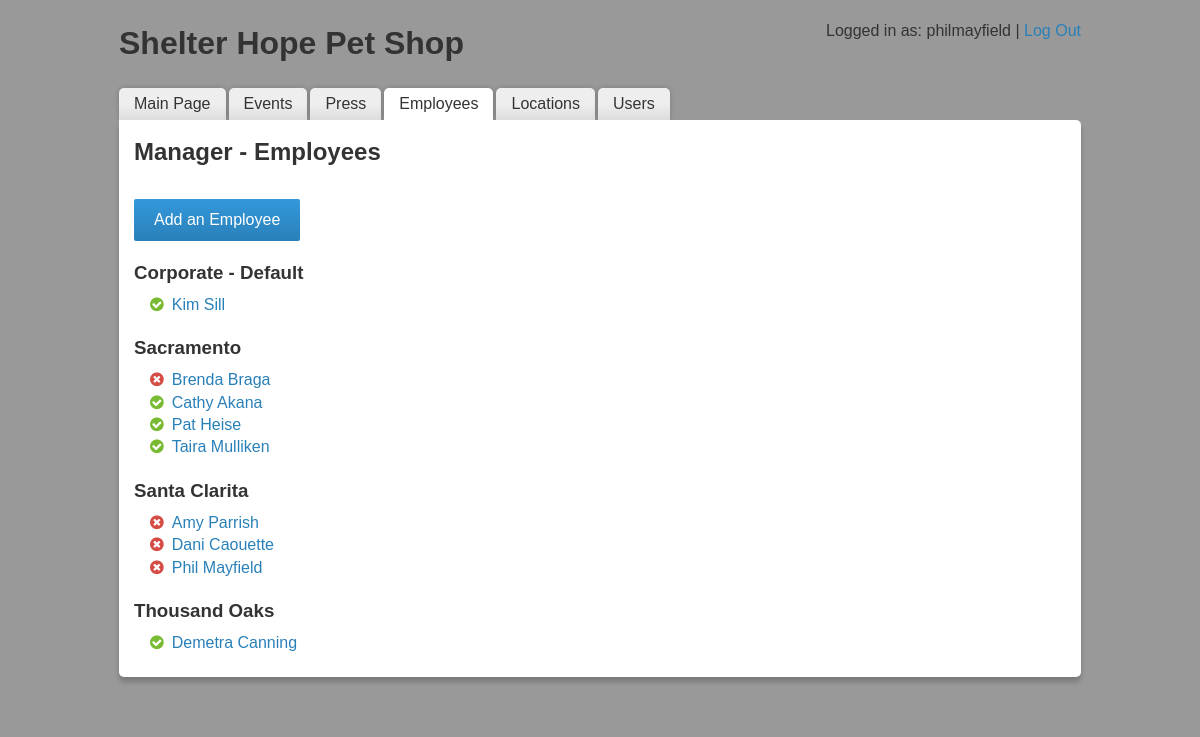
/manager/employees.php (signed in), run on the app's committed database.
### tables this page shows
CREATE TABLE IF NOT EXISTS `locations` (
  `id` int(3) NOT NULL,
  `name` varchar(100) NOT NULL,
  `address` varchar(200) NOT NULL,
  `city` varchar(100) NOT NULL,
  `state` varchar(2) NOT NULL,
  `zip` varchar(10) NOT NULL,
  `tel` varchar(20) NOT NULL,
  `fax` varchar(20) NOT NULL,
  `email` varchar(100) NOT NULL,
  `hours_Mon` varchar(20) NOT NULL,
  `hours_Tue` varchar(20) NOT NULL,
  `hours_Wed` varchar(20) NOT NULL,
  `hours_Thu` varchar(20) NOT NULL,
  `hours_Fri` varchar(20) NOT NULL,
  `hours_Sat` varchar(20) NOT NULL,
  `hours_Sun` varchar(20) NOT NULL,
  `web_name` varchar(100) NOT NULL,
  `published` int(1) NOT NULL
);

CREATE TABLE IF NOT EXISTS `employees` (
  `id` int(11) NOT NULL,
  `name` varchar(100) NOT NULL,
  `location` varchar(100) NOT NULL,
  `position` varchar(100) NOT NULL,
  `bio` varchar(2000) NOT NULL,
  `img` varchar(100) NOT NULL,
  `email` varchar(100) NOT NULL,
  `sort` int(2) NOT NULL,
  `published` int(1) NOT NULL
);

### manager/login_test.php (called while the page is built, shortened)
<?php
if($_SESSION['logged_in'] != '1' && $_SESSION['user'] == ''){
	header("location: index.php?m=li");
} else {
	$user = $_SESSION['user'];
	$userstmt = $conn->prepare('SELECT * FROM users WHERE login = :login LIMIT 1');
	$userstmt->execute(array('login' => $user));
	$userdata = $userstmt->fetch(PDO::FETCH_OBJ);
	$user_is_employee = $userdata->is_employee;
	$user_access = $userdata->access;
	if($user_access == 0){
		$locstmt = $conn->prepare('SELECT * FROM locations ORDER BY name ASC');
		$locstmt->execute();
	}
}
?>

### manager/employees.php (the view, shortened to what this page needs)
<?php
require_once('../db_connect.php');
require_once('login_test.php');
?>
<!DOCTYPE html>
 <html class="no-js">
	<?php include_once('head.php'); ?>
    <body>
    	<main class="container">
			<?php include_once('nav.php'); ?>
			<section class="manager-content col-xs-12">
				<h2>Manager - Employees</h2>
				<div class="action-btn-holder">
					<a href="employee.php" class="btn">Add an Employee</a>
				</div>
				<?php
				if($locdata){
					echo '<ul>';
					$empl = $conn->prepare('SELECT * FROM employees WHERE location = :id ORDER BY name ASC');
					$empl->execute(array('id' => $locdata->id));
					while($erow = $empl->fetch(PDO::FETCH_OBJ)) {
						echo '<li><a href="employee.php?e='.$erow->id.'">'.$erow->name.'</a></li>';
					}
					echo '</ul>';
				} else {
					while($row = $locstmt->fetch(PDO::FETCH_OBJ)) {
						echo '<h3>'.$row->name.'</h3>';
						echo '<ul class="no-bull">';
						$empl = $conn->prepare('SELECT * FROM employees WHERE location = :id ORDER BY name ASC');
						$empl->execute(array('id' => $row->id));
						while($erow = $empl->fetch(PDO::FETCH_OBJ)) {
							echo '<li>';
							if($erow->published == 1){
								echo '<i class="fa fa-check-circle green"></i>';
							} else {
								echo '<i class="fa fa-times-circle red"></i>';
							}
							echo '<a href="employee.php?e='.$erow->id.'">'.$erow->name.'</a></li>';
						}
						echo '</ul>';
					}
				}
				?>
			</section>
		</main>
	</body>
</html>

### css/main-manager.css (style rules this page uses)
html, button, input, select, textarea { color: #333; }
html { font-size: 1em; line-height: 1.4; }
*, *:before, *:after { -webkit-box-sizing: border-box; -moz-box-sizing: border-box; box-sizing: border-box; }
.container { padding-right: 15px; padding-left: 15px; margin-right: auto; margin-left: auto; }
.container:before, .container:after { display: table; content: " "; }
.container:after { clear: both; }
.col-xs-1, .col-sm-1, .col-md-1, .col-lg-1, .col-xs-2, .col-sm-2, .col-md-2, .col-lg-2, .col-xs-3, .col-sm-3, .col-md-3, .col-lg-3, .col-xs-4, .col-sm-4, .col-md-4, .col-lg-4, .col-xs-5, .col-sm-5, .col-md-5, .col-lg-5, .col-xs-6, .col-sm-6, .col-md-6, .col-lg-6, .col-xs-7, .col-sm-7, .col-md-7, .col-lg-7, .col-xs-8, .col-sm-8, .col-md-8, .col-lg-8, .col-xs-9, .col-sm-9, .col-md-9, .col-lg-9, .col-xs-10, .col-sm-10, .col-md-10, .col-lg-10, .col-xs-11, .col-sm-11, .col-md-11, .col-lg-11, .col-xs-12, .col-sm-12, .col-md-12, .col-lg-12 { position: relative; min-height: 1px; padding-right: 15px; padding-left: 15px; }
.col-xs-12 { width: 100%; }
@media (min-width: 1022px) { .container { margin-left: auto; margin-right: auto; width: 992px; } }

### css/manager.css (style rules this page uses)
body { background:#999; }
a { color: #2980b9; text-decoration: none; }
ul.no-bull { list-style-type: none; padding-left: 1em; }
ul.no-bull .fa { margin-right: 8px; }
.manager-content { background: #FFF; -webkit-border-radius: 5px; border-radius: 5px; -webkit-box-shadow: 0 5px 5px 0 rgba(0,0,0,.2); box-shadow: 0 5px 5px 0 rgba(0,0,0,.2); margin-bottom: 2em; padding-bottom: 15px; padding-top: 15px; position: relative; }
.manager-content h2 { margin-top: 0; }
.manager-content h3 { margin-bottom: .25em; }
.manager-content ul { margin: .5em 0; }
nav + .manager-content { -webkit-border-radius: 0 5px 5px 5px; border-radius: 0 5px 5px 5px; }
.action-btn-holder { margin-top: 30px; }
.green { color: #78BA32; }
.red { color: #D54C45; }
.btn { background: #3498db; background-image: -webkit-linear-gradient(top, #3498db, #2980b9); background-image: -moz-linear-gradient(top, #3498db, #2980b9); background-image: -ms-linear-gradient(top, #3498db, #2980b9); background-image: -o-linear-gradient(top, #3498db, #2980b9); background-image: linear-gradient(to bottom, #3498db, #2980b9); -webkit-border-radius: 2; -moz-border-radius: 2; border-radius: 2px; border: none; display: inline-block; font-family: Arial; color: #ffffff; padding: 10px 20px 10px 20px; text-decoration: none; }

### data on the page
locations: name "Corporate - Default"
employees: published 1 (drawn), name "Kim Sill"
locations: name "Sacramento"
employees: published 0 (drawn), name "Brenda Braga"
employees: published 1 (drawn), name "Cathy Akana"
employees: published 1 (drawn), name "Pat Heise"
employees: published 1 (drawn), name "Taira Mulliken"
locations: name "Santa Clarita"
employees: published 0 (drawn), name "Amy Parrish"
employees: published 0 (drawn), name "Dani Caouette"
employees: published 0 (drawn), name "Phil Mayfield"
locations: name "Thousand Oaks"
employees: published 1 (drawn), name "Demetra Canning"

### other printed values
$_SESSION['user'] "philmayfield"
